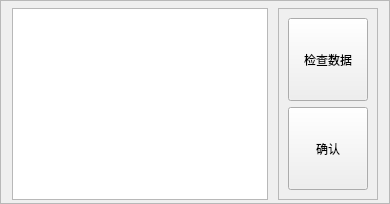
    <widget class="QFrame" name="frame">
     <property name="layoutDirection">
      <enum>Qt::LeftToRight</enum>
     </property>
     <property name="frameShape">
      <enum>QFrame::StyledPanel</enum>
     </property>
     <property name="frameShadow">
      <enum>QFrame::Raised</enum>
     </property>
     <layout class="QHBoxLayout" name="horizontalLayout" stretch="16,5">
      <property name="spacing">
       <number>10</number>
      </property>
      <property name="topMargin">
       <number>7</number>
      </property>
      <property name="bottomMargin">
       <number>3</number>
      </property>
      <item>
       <widget class="QTextEdit" name="textEdit_bottom">
        <property name="readOnly">
         <bool>true</bool>
        </property>
       </widget>
      </item>
      <item>
       <widget class="QFrame" name="frame_button">
        <property name="frameShape">
         <enum>QFrame::StyledPanel</enum>
        </property>
        <property name="frameShadow">
         <enum>QFrame::Raised</enum>
        </property>
        <layout class="QVBoxLayout" name="verticalLayout">
         <item>
          <widget class="QPushButton" name="bt_check">
           <property name="sizePolicy">
            <sizepolicy hsizetype="Expanding" vsizetype="Expanding">
             <horstretch>0</horstretch>
             <verstretch>0</verstretch>
            </sizepolicy>
           </property>
           <property name="minimumSize">
            <size>
             <width>0</width>
             <height>0</height>
            </size>
           </property>
           <property name="maximumSize">
            <size>
             <width>16777215</width>
             <height>16777215</height>
            </size>
           </property>
           <property name="sizeIncrement">
            <size>
             <width>0</width>
             <height>0</height>
            </size>
           </property>
           <property name="text">
            <string>检查数据</string>
           </property>
           <property name="iconSize">
            <size>
             <width>32</width>
             <height>32</height>
            </size>
           </property>
          </widget>
         </item>
         <item>
          <widget class="QPushButton" name="bt_ok">
           <property name="sizePolicy">
            <sizepolicy hsizetype="Expanding" vsizetype="Expanding">
             <horstretch>0</horstretch>
             <verstretch>0</verstretch>
            </sizepolicy>
           </property>
           <property name="minimumSize">
            <size>
             <width>0</width>
             <height>0</height>
            </size>
           </property>
           <property name="maximumSize">
            <size>
             <width>16777215</width>
             <height>16777215</height>
            </size>
           </property>
           <property name="sizeIncrement">
            <size>
             <width>0</width>
             <height>0</height>
            </size>
           </property>
           <property name="text">
            <string>确认</string>
           </property>
           <property name="iconSize">
            <size>
             <width>32</width>
             <height>32</height>
            </size>
           </property>
          </widget>
         </item>
        </layout>
       </widget>
      </item>
     </layout>
    </widget>
